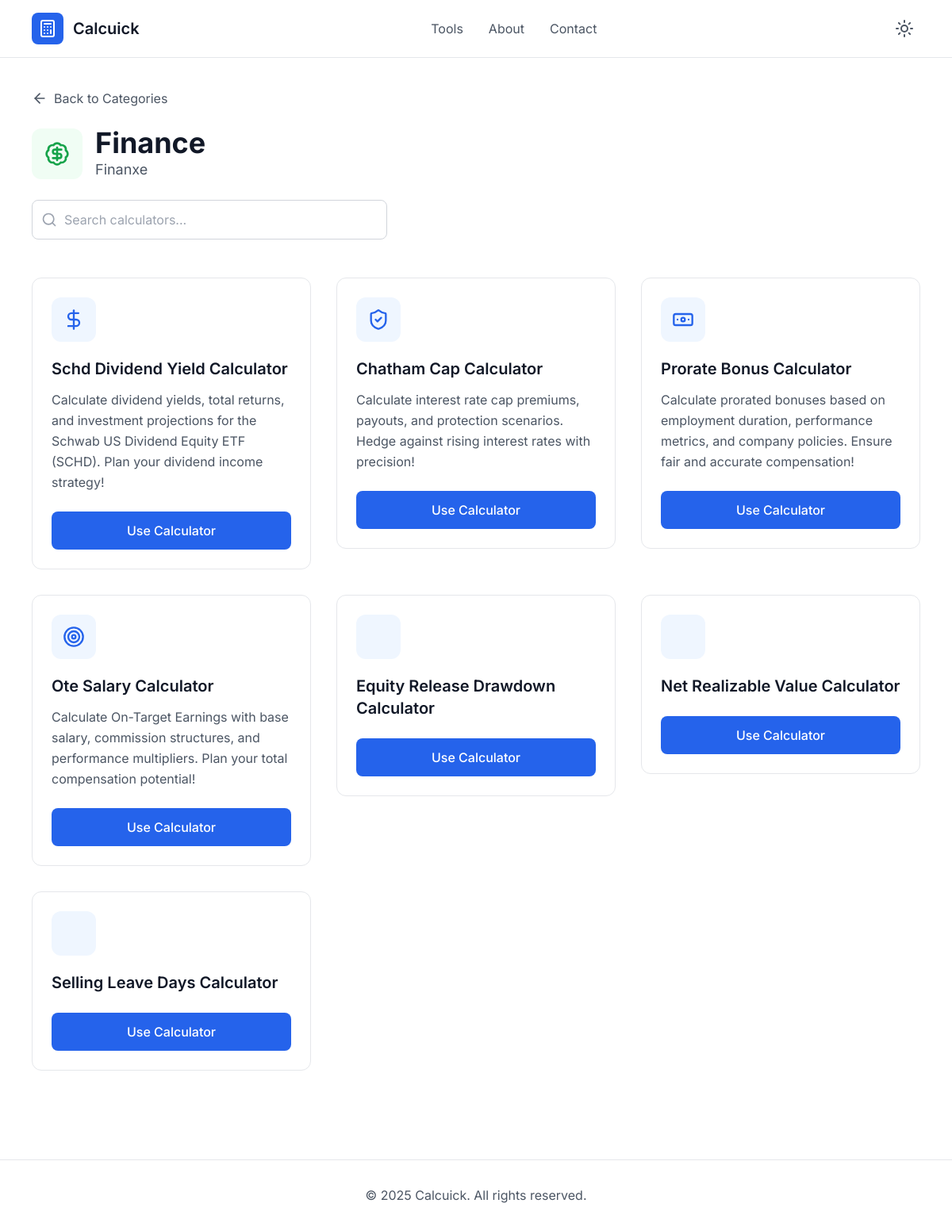
The app's page /category/finance/, older data.
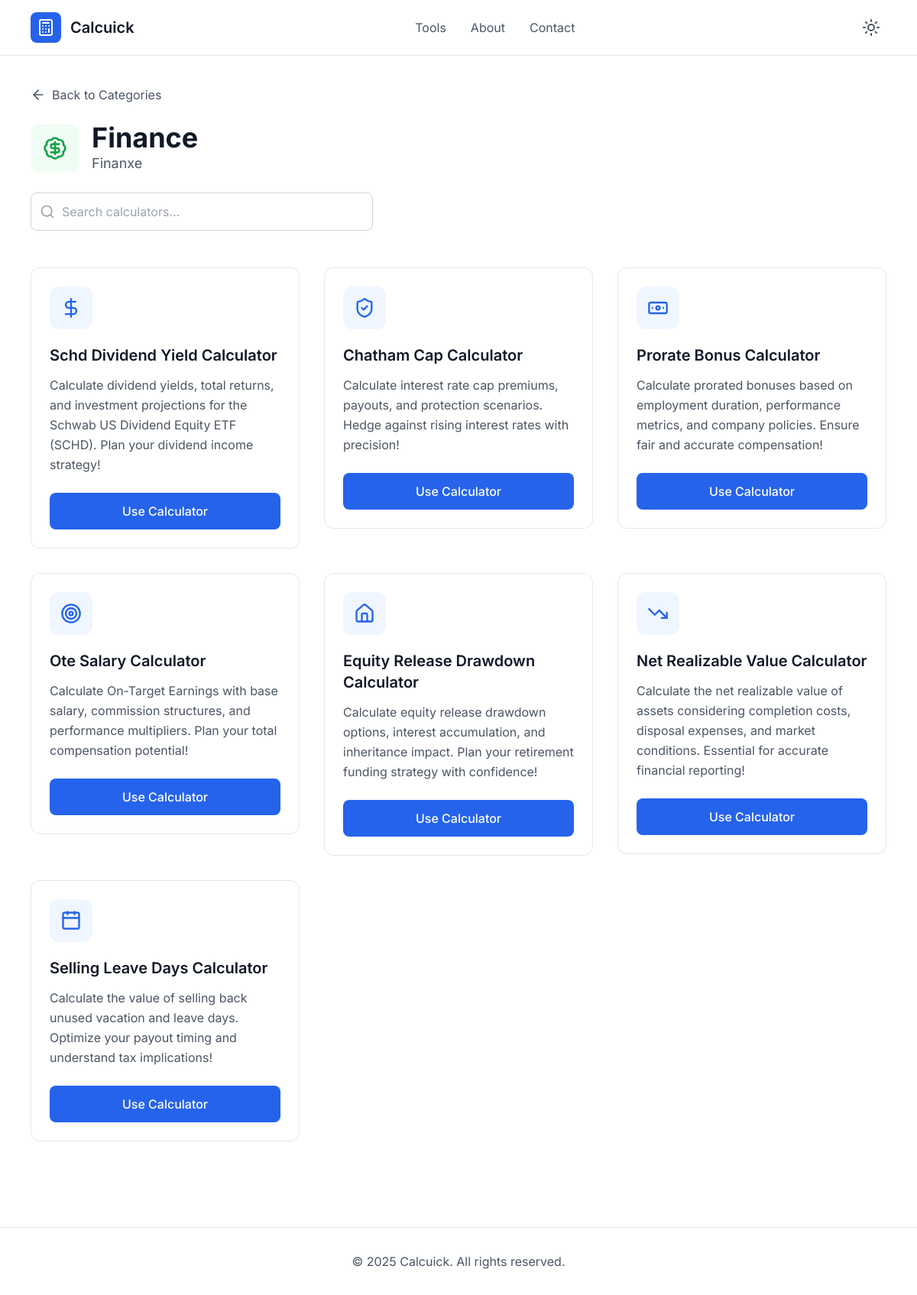
The same page, newer data.
### calculators/models.py (models this page shows, shortened)
class BaseModel(models.Model):
    created_at = models.DateTimeField(auto_now_add=True)
    updated_at = models.DateTimeField(auto_now=True)
    class Meta:
        abstract = True

class Calculator(BaseModel):
    category = models.ForeignKey(Category, on_delete=models.CASCADE, related_name='calculators')
    name = models.CharField(max_length=150)
    slug = models.SlugField(unique=True, blank=True)
    description = models.TextField(blank=True)
    template = models.CharField(max_length=150)
    icon = models.CharField(max_length=50, blank=True, null=True)

### calculators/views.py (the view)
# urls.py: path('category/<slug:slug>/', views.calculator_list, name='calculator_list'),
@cache_page(60 * 10)
def calculator_list(request, slug):
    category = get_object_or_404(Category, slug=slug)
    calculators = category.calculators.all()
    return render(request, 'calculators/calculator_list.html', {'category': category, 'calculators': calculators})

### calculators/templates/calculators/calculator_list.html (shortened to what this page needs)
{% extends 'base.html' %}
{% block body %}
    <main class="max-w-6xl mx-auto px-4 py-8">
        <div class="mb-6">
            <button onclick="window.history.back()" class="flex items-center space-x-2 text-gray-600 dark:text-gray-300 hover:text-gray-900 dark:hover:text-white transition-colors">
                <i data-lucide="arrow-left" class="w-5 h-5"></i>
                <span>Back to Categories</span>
            </button>
        </div>
        <div class="mb-12">
            <div class="flex items-center space-x-4 mb-6">
                <div class="w-16 h-16 bg-green-50 dark:bg-green-900/30 rounded-xl flex items-center justify-center">
                    <i data-lucide="{{category.icon}}" class="w-8 h-8 text-green-600 dark:text-green-400"></i>
                </div>
                <div>
                    <h1 class="text-3xl md:text-4xl font-bold text-gray-900 dark:text-white">{{ category.name }}</h1>
                    <p class="text-lg text-gray-600 dark:text-gray-300">
                        {{category.description}}
                    </p>
                </div>
            </div>
            <div class="max-w-md">
                <div class="relative">
                    <i data-lucide="search" class="absolute left-3 top-1/2 transform -translate-y-1/2 w-5 h-5 text-gray-400"></i>
                    <input type="text" id="search-input" placeholder="Search calculators..." class="w-full pl-10 pr-4 py-3 border border-gray-300 dark:border-gray-600 rounded-lg bg-white dark:bg-gray-800 text-gray-900 dark:text-white focus:outline-none focus:ring-2 focus:ring-blue-500 focus:border-transparent">
                </div>
            </div>
        </div>
        <div id="calculators-grid" class="grid grid-cols-1 md:grid-cols-2 lg:grid-cols-3 gap-8">
          {% for calculator in calculators %}
          <a href="{% url 'calculator_detail' calculator.slug %}">
            <div class="calculator-card bg-white dark:bg-gray-800 border border-gray-200 dark:border-gray-700 rounded-xl p-6 hover:shadow-lg hover:border-blue-300 dark:hover:border-blue-600 transition-all duration-300 group" data-name="loan calculator">
                <div class="w-14 h-14 bg-blue-50 dark:bg-blue-900/30 rounded-xl flex items-center justify-center mb-5 group-hover:bg-blue-100 dark:group-hover:bg-blue-900/50 transition-colors">
                    <i data-lucide="{{calculator.icon}}" class="w-7 h-7 text-blue-600 dark:text-blue-400"></i>
                </div>
                <h3 class="text-xl font-semibold text-gray-900 dark:text-white mb-3">{{calculator.name.title}}</h3>
                <p class="text-gray-600 dark:text-gray-300 mb-6 leading-relaxed">{{calculator.description}}</p>
                <button class="w-full bg-blue-600 hover:bg-blue-700 text-white py-3 rounded-lg font-medium transition-colors duration-200">
                    Use Calculator
                </button>
            </div>
          </a>
          {% endfor %}
        </div>
    </main>
{% endblock %}

Row changes from the older to the newer data that the page shows:
changed Calculator "Equity Release Drawdown Calculator": icon empty → "house" (drawn); description (not shown) → "Calculate equity release drawdown options, interest accumulation, and inheritance impact. Plan your retirement funding strategy with confidence!"
changed Calculator "Net Realizable Value Calculator": icon empty → "trending-down" (drawn); description (not shown) → "Calculate the net realizable value of assets considering completion costs, disposal expenses, and market conditions. Essential for accurate financial reporting!"
changed Calculator "Selling Leave Days Calculator": icon empty → "calendar" (drawn); description (not shown) → "Calculate the value of selling back unused vacation and leave days. Optimize your payout timing and understand tax implications!"
